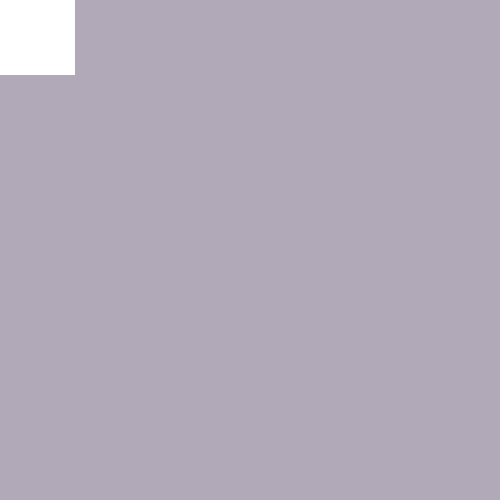
Frame 1 (no input)
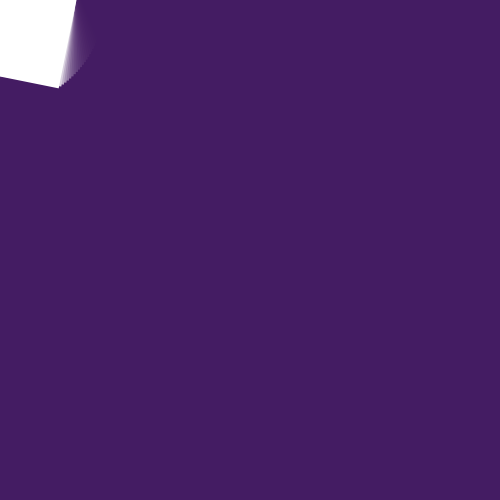
Frame 60 (the mouse pressed at the canvas centre just before this capture)
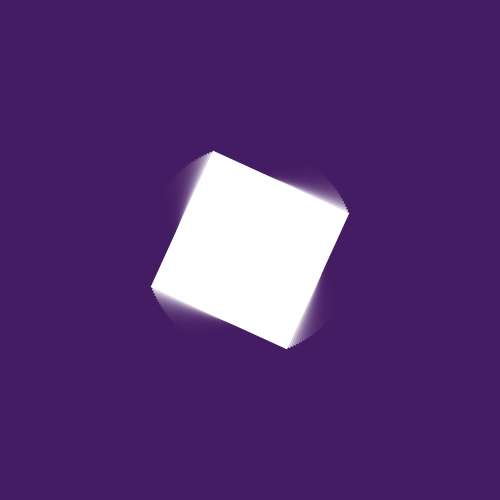
Frame 120 (the mouse held since frame 60 and released just before this capture)

The Processing sketch that drew these frames (run headless with seeded random() and noise(); from frame 60 on, the mouse is pressed at the canvas centre):

// Processing sketch: processing_64465
// ── processing_64465.pde

float r = 0;
float backgroundR;
float backgroundG;
float backgroundB;
void setup() {
  size(500,500);
 
 backgroundR = random(0,100);
 backgroundG = random(0,100);
 backgroundB = random(0,100);
 
  rectMode(CENTER);
  
  noStroke();
  smooth();
}


void draw() {
  
fill(backgroundR,backgroundG,backgroundB,50);
 
 
 //also (width/2,height/2,width,height)
 rect(0,0,2*width,2*height);
 //also width/2 and height/2
 fill(255);
  translate(mouseX,mouseY);
 rotate(r);
  rect(0,0, 150, 150);
  
  
  r= r + 0.03;
  
  
  
  
}
